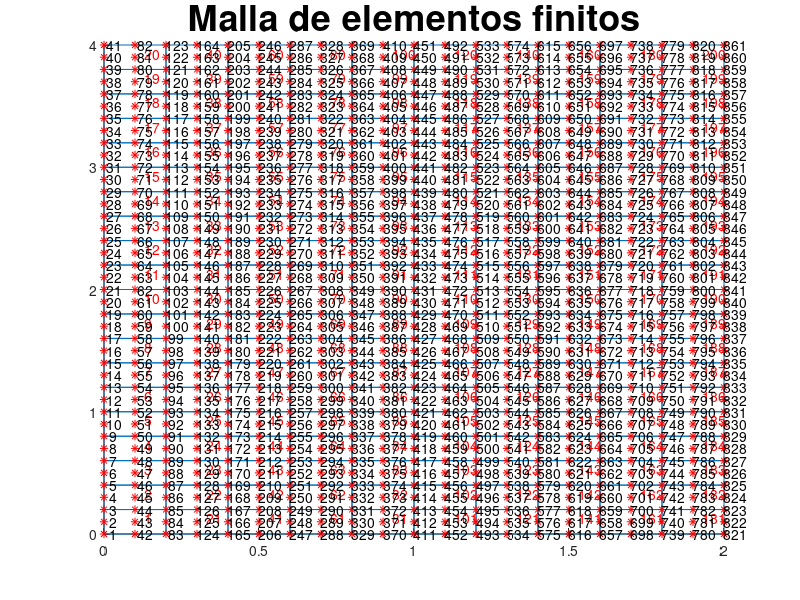

Reproduce this figure in MATLAB. (Note: this script raises an error after producing the figure.)
clear, clc, close all   % borro la memoria, la pantalla y las figuras

% Calculo de los desplazamientos verticales y angulos de giro, las 
% reacciones, los momentos flectores y las fuerzas cortantes en una losa de
% Reissner-Mindlin utilizando los elementos finitos de placa "QL9"

%% defino las variables/constantes
X = 1; Y = 2;        % un par de constantes que ayudaran en la 
ww= 1; tx= 2; ty= 3; % lectura del codigo
E  = 210e9;          % modulo de elasticidad del solido (Pa) = 210GPa
nu = 0.3;            % coeficiente de Poisson
t  = 0.05;           % espesor de la losa (m)
qdistr = -10000;     % carga (N/m^2)

% Definimos la geometria de la losa (generada con generar_malla_losa.m)
load malla_losa
% ya tenemos en la memoria las variables
% xnod - posicion (x,y) de los nodos
% LaG  - definicion de elementos finitos con respecto a nodos

nef   = size(LaG,1);  % numero de EFs (numero de filas de LaG)
nnoef = size(LaG,2);  % numero de nodos por EF
nno   = size(xnod,1); % numero de nodos (numero de filas de xnod)
ngdl  = 3*nno;        % numero de grados de libertad (tres por nodo)

gdl  = [(1:3:ngdl)' (2:3:ngdl)' (3:3:ngdl)']; % nodos vs grados de libertad

%% Se dibuja la malla de elementos finitos
figure; hold on;
cgx = zeros(1,nef); cgy = zeros(1,nef); % almacena el centro de gravedad
for e = 1:nef
   line(xnod(LaG(e,[1:8 1]),X), xnod(LaG(e,[1:8 1]),Y));
   
   % Calculo la posicion del centro de gravedad del elemento finito
   cgx(e) = mean(xnod(LaG(e,:), X));
   cgy(e) = mean(xnod(LaG(e,:), Y));
   h = text(cgx(e)+0.03, cgy(e)+0.03, num2str(e)); set(h,'Color', [1 0 0]);
end
plot(xnod(:,X), xnod(:,Y), 'r*');
text(xnod(:,X), xnod(:,Y), num2str((1:nno)'));
title('Malla de elementos finitos','FontSize', 26);

%% Se cargan las funciones de forma junto con sus derivadas
% Se cargan las funciones de forma del elemento lagrangiano de 9 nodos 
% junto con sus derivadas con respecto a xi y a eta
c9_funciones_forma_lagrangiano_9_nodos    % Nforma, dN_dxi, dN_deta

%% parametros de la cuadratura de Gauss-Legendre (INTEGRACION SELECTIVA)
% se asumira aqui el mismo orden de la cuadratura tanto en la direccion de
% xi como en la direccion de eta

% se utilizara integracion COMPLETA
n_gl = 3; % orden de la cuadratura de GL para la integracion de Kf y Kc

% El comando:
[x_gl, w_gl]  = gausslegendre_quad(n_gl);
% calcula las raices (x_gl) y los pesos (w_gl) de polinomios de Legendre
% >> [x_gl,w_gl] = gausslegendre_quad(2)
% x_gl = [  -0.577350269189626;  0.577350269189626 ];
% w_gl = [   1.000000000000000;  1.000000000000000 ];
% >> [x_gl,w_gl] = gausslegendre_quad(3)
% x_gl = [  -0.774596669241483;                  0; 0.774596669241483 ];
% w_gl = [   0.555555555555556;  0.888888888888889; 0.555555555555556 ];

%% matrices constitutivas del elemento
Df = E/(1-nu^2)* [ 1  nu 0
                   nu 1  0
                   0  0  (1-nu)/2 ];
G = E/(2*(1+nu));  % modulo de rigidez
alpha = 5/6;       % coeficiente de distorsion transversal de la losa de RM
Dc = diag([alpha*G, alpha*G]);
               
Dfg = (t^3/12)*Df; % matriz constitutiva generalizada de flexion
Dcg = t*Dc;        % matriz constitutiva generalizada de cortante

%% se reserva la memoria RAM de diferentes variables
K   = sparse(ngdl,ngdl); % matriz de rigidez global como RALA (sparse)
f   = zeros(ngdl,1);     % vector de fuerzas nodales equivalentes global
idx = cell(nef, 1);      % grados de libertad de cada elemento finito

% en los siguientes contenedores se almacenara la matriz respectiva para 
% cada punto de integracion: 
Nf = cell(nef,n_gl,n_gl); % matrices de funciones de forma calculadas con n_gl puntos de integracion
Bf = cell(nef,n_gl,n_gl); % matrices de deformacion generalizada de flexion
Bc = cell(nef,n_gl,n_gl); % matrices de deformacion generalizada de cortante

%% se ensambla la matriz de rigidez global y el vector de fuerzas nodales
%% equivalentes global
for e = 1:nef      % ciclo sobre todos los elementos finitos
   %% se calcula la matrix de rigidez de flexion Kf del elemento e 
   Kfe = zeros(3*nnoef);
   Kce = zeros(3*nnoef);      
   Mfe = zeros(3*nnoef); % matriz que se utiliza en el calculo de fe
   det_Je = zeros(n_gl); % Jacobianos con n_gl_f puntos de integracion   
   for p = 1:n_gl
      for q = 1:n_gl
         xi_gl  = x_gl(p);        xe = xnod(LaG(e,:),X);
         eta_gl = x_gl(q);        ye = xnod(LaG(e,:),Y);
         [Bf{e,p,q}, Bc{e,p,q}, det_Je(p,q)] = Bf_Bc_QQQQ_L(xi_gl, eta_gl, xe, ye);
         
         % se arman las matrices de rigidez del elemento e
         Kfe = Kfe + Bf{e,p,q}'*Dfg*Bf{e,p,q}*det_Je(p,q)*w_gl(p)*w_gl(q);         
         Kce = Kce + Bc{e,p,q}'*Dcg*Bc{e,p,q}*det_Je(p,q)*w_gl(p)*w_gl(q);                
         
         % Se evaluan las funciones de forma en los puntos de integracion
         % de Gauss-Legendre
         N = Nforma(xi_gl, eta_gl);
         
         Nf{e,p,q} = zeros(3,3*nnoef);
         for i = 1:nnoef
            % Se ensambla la matriz de funciones de forma N
            Nf{e,p,q}(:,3*i-2:3*i) = diag([N(i) N(i) N(i)]);         
         end;                  

         % matriz requerida para calcular el vector de fuerzas nodales 
         % equivalentes (se utiliza la integracion completa)
         Mfe = Mfe + Nf{e,p,q}'*Nf{e,p,q}*det_Je(p,q)*w_gl(p)*w_gl(q);                                              % REVISAR !!!!!!!!!!!!!!!!
      end;
   end;       
   
   %% se calcula el vector de fuerzas nodales equivalentes del elemento e      
   xa = xnod(LaG(e,1),X);   ya = xnod(LaG(e,1),Y);
   xb = xnod(LaG(e,5),X);   yb = xnod(LaG(e,5),Y);
   if (xa >= 0.9999 && xb <= 1.601) && (ya >= 0.9999 && yb <= 2.001)
      ffe = zeros(nnoef, 3); ffe(:,ww) = qdistr;
      ffe = reshape(ffe', 3*nnoef,1);                                                                               % REVISAR !!!!!!!!!!!!!
   else
      ffe = zeros(3*nnoef,1);
   end;  
   fe = Mfe*ffe;   
   
   %% se asocian los grados de libertad del elemento locales a los globales
   idx{e} = [ gdl(LaG(e,1),:)  gdl(LaG(e,2),:)  gdl(LaG(e,3),:)  ...
              gdl(LaG(e,4),:)  gdl(LaG(e,5),:)  gdl(LaG(e,6),:) ...
              gdl(LaG(e,7),:)  gdl(LaG(e,8),:)  gdl(LaG(e,9),:) ];

   %% se procede al ensamblaje
   K(idx{e},idx{e}) = K(idx{e},idx{e}) + Kfe + Kce;
   f(idx{e})        = f(idx{e}) + fe;
end;

%% Muestro la configuracion de la matriz K (K es rala)
figure
spy(K);
title('Los puntos representan los elementos diferentes de cero')

%% grados de libertad del desplazamiento conocidos y desconocidos

% determino los grados de libertad correspondientes a los bordes
lado_x0 = find(abs(xnod(:,X) - 0) < 1e-4);     
lado_y0 = find(abs(xnod(:,Y) - 0) < 1e-4);
lado_x2 = find(abs(xnod(:,X) - 2) < 1e-4);     
lado_y4 = find(abs(xnod(:,Y) - 4) < 1e-4);

c = [ gdl(lado_x0,ww); gdl(lado_x0,ty); 
      gdl(lado_x2,ww); gdl(lado_x2,ty);
      gdl(lado_y0,ww); gdl(lado_y0,tx);
      gdl(lado_y4,ww); gdl(lado_y4,tx) ];

d = setdiff(1:ngdl,c)';

% f = vector de fuerzas nodales equivalentes
% q = vector de fuerzas nodales de equilibrio del elemento
% a = desplazamientos

%| qd   |   | Kcc Kcd || ac |   | fd |  Recuerde que qc = 0
%|      | = |         ||    | - |    |
%| qc=0 |   | Kdc Kdd || ad |   | fc | 

%% extraigo las submatrices y especifico las cantidades conocidas
Kcc = K(c,c); Kcd = K(c,d); fd = f(c);
Kdc = K(d,c); Kdd = K(d,d); fc = f(d);

% f = vector de fuerzas nodales equivalentes
% q = vector de fuerzas nodales de equilibrio del elemento
% a = desplazamientos
ac = zeros(length(c),1); % desplazamientos conocidos en contorno

%% resuelvo el sistema de ecuaciones
ad = Kdd\(fc-Kdc*ac);        % calculo desplazamientos desconocidos
qd = Kcc*ac + Kcd*ad - fd;   % calculo fuerzas de equilibrio desconocidas
a = nan(ngdl,1);     a(c) = ac;   a(d) = ad; % desplazamientos
q = zeros(ngdl,1);   q(c) = qd;              % fuerzas nodales equivalentes

%% imprimo los resultados
format short g
disp('Desplazamientos nodales                      ');
disp('~~~~~~~~~~~~~~~~~~~~~~~~~~~~~~~~~~~~~~~~~~~~~');
vect_mov = reshape(a,3,nno)'; % vector de movimientos
for i = 1:nno
   fprintf('Nodo %3d: w = %12.4g m, tx = %12.4g rad, ty = %12.4g rad\n', ...
      i, vect_mov(i,ww), vect_mov(i,tx), vect_mov(i,ty));
end;

disp(' ');
disp('Fuerzas nodales de equilibrio (solo se imprimen los diferentes de cero)');
disp('~~~~~~~~~~~~~~~~~~~~~~~~~~~~~~~~~~~~~~~~~~~~~~~~~~~~~~~~~~~~~~~~~~~~~~~');
q = reshape(q,3,nno)';
for i = 1:nno   
   if ~isequal(q(i,:),[0 0 0])
      fprintf('Nodo %3d W = %12.4g N, Mx = %12.4g N-m, My = %12.4g N-m\n', ...
         i, q(i,ww), q(i,tx), q(i,ty));
   end;
end;

%% Se dibuja el plano medio de la malla de elementos finitos y las deformaciones de esta
escala = 5000;            % factor de escalamiento de la deformada
xdef   = escala*vect_mov; % posicion de la deformada
figure; 
hold on; 
grid on;
colorbar
for e = 1:nef
   fill3(xnod(LaG(e,[1:8 1]),X), ...
         xnod(LaG(e,[1:8 1]),Y), ...
         xdef(LaG(e,[1:8 1]),ww),...
         xdef(LaG(e,[1:8 1]),ww)); %deformada
end
daspect([1 1 1]); % similar a "axis equal", pero en 3D
axis tight
%colorbar('YTick',-0.6:0.05:0)
title(sprintf('Deformada escalada %d veces', escala), 'FontSize', 20);
view(3);


%% Se dibuja de la malla de elementos finitos y las deformaciones de esta
figure; 
hold on; 
grid on;
colorbar
for e = 1:nef
   c9_dibujar_EF_losa(xnod(LaG(e,:),X), xnod(LaG(e,:),Y), ...
      Nforma, a(idx{e}), t, escala, escala);
end
daspect([1 1 1]); % similar a "axis equal", pero en 3D
axis tight
title(sprintf('Deformada escalada %d veces', escala), 'FontSize', 20);
view(3);

%% En los puntos de integracion de Gauss-Legendre calcular:
%% El vector de momentos flectores y torsores (2x2)
%% El vector de fuerzas cortantes (1x1)
sigmag_f = cell(nef, n_gl, n_gl); % momentos flectores y torsores
sigmag_c = cell(nef, n_gl, n_gl); % fuerzas cortantes
for e = 1:nef      % ciclo sobre todos los elementos finitos
   for p = 1:n_gl
      for q = 1:n_gl
         sigmag_f{e,p,q} = Dfg*Bf{e,p,q}*a(idx{e});
      end
   end
   
   for p = 1:n_gl
      for q = 1:n_gl
         sigmag_c{e,p,q} = Dcg*Bc{e,p,q}*a(idx{e});   
      end
   end
end

%% Se extrapolan los momentos flectores y fuerzas cortantes a los nodos
%% Se extrapolan los esfuerzos y las deformaciones a los nodos
num_elem_ady = zeros(nno,1);  % numero de elementos adyacentes
Mx  = zeros(nno,1);  Qx = zeros(nno,1);
My  = zeros(nno,1);  Qy = zeros(nno,1);
Mxy = zeros(nno,1);

% matriz de extrapolacion de esfuerzos para un elemento lagrangiano de 9
% nodos
A = [ ... 
   3^(1/2)/2 + 1,            -1/2,            -1/2,   1 - 3^(1/2)/2
 3^(1/2)/4 + 1/4, 1/4 - 3^(1/2)/4, 3^(1/2)/4 + 1/4, 1/4 - 3^(1/2)/4
            -1/2,   1 - 3^(1/2)/2,   3^(1/2)/2 + 1,            -1/2
 1/4 - 3^(1/2)/4, 1/4 - 3^(1/2)/4, 3^(1/2)/4 + 1/4, 3^(1/2)/4 + 1/4
   1 - 3^(1/2)/2,            -1/2,            -1/2,   3^(1/2)/2 + 1
 1/4 - 3^(1/2)/4, 3^(1/2)/4 + 1/4, 1/4 - 3^(1/2)/4, 3^(1/2)/4 + 1/4
            -1/2,   3^(1/2)/2 + 1,   1 - 3^(1/2)/2,            -1/2
 3^(1/2)/4 + 1/4, 3^(1/2)/4 + 1/4, 1/4 - 3^(1/2)/4, 1/4 - 3^(1/2)/4
             1/4,             1/4,             1/4,             1/4 ];

for e = 1:nef
   Mx(LaG(e,:),:)  = Mx(LaG(e,:),:)  + A * [ sigmag_f{e,1,1}(1)
                                             sigmag_f{e,1,2}(1)
                                             sigmag_f{e,2,1}(1)
                                             sigmag_f{e,2,2}(1) ];

   My(LaG(e,:),:)  = My(LaG(e,:),:)  + A * [ sigmag_f{e,1,1}(2)
                                             sigmag_f{e,1,2}(2)
                                             sigmag_f{e,2,1}(2)
                                             sigmag_f{e,2,2}(2) ];
                                        
   Mxy(LaG(e,:),:) = Mxy(LaG(e,:),:) + A * [ sigmag_f{e,1,1}(3)
                                             sigmag_f{e,1,2}(3)
                                             sigmag_f{e,2,1}(3)
                                             sigmag_f{e,2,2}(3) ];
                                          
   num_elem_ady(LaG(e,:),:) = num_elem_ady(LaG(e,:),:) + 1;
end

%% Alisado (promedio de los esfuerzos en los nodos)
Mx  =  Mx./num_elem_ady;
My  =  My./num_elem_ady;
Mxy = Mxy./num_elem_ady;

%% Se imprimen y grafican los esfuerzos en los nodos
disp('Esfuerzos (Pa):  (Nodo,Mx,My,Mxy) = '); 
disp([(1:nno)'  Mx  My  Mxy])
figure
subplot(1,3,1); hold on;
for e = 1:nef
   fill(xnod(LaG(e,1:8),X),xnod(LaG(e,1:8),Y),Mx(LaG(e,1:8)))
end;
ylabel('Momentos Mx (N-m/m)','FontSize',26); axis equal tight;
colorbar('Location','SouthOutside')

subplot(1,3,2); hold on;
for e = 1:nef
   fill(xnod(LaG(e,1:8),X),xnod(LaG(e,1:8),Y),My(LaG(e,1:8)))
end;
ylabel('Momentos My (N-m/m)','FontSize',26); axis equal tight;
colorbar('Location','SouthOutside')

subplot(1,3,3); hold on;
for e = 1:nef
   fill(xnod(LaG(e,1:8),X),xnod(LaG(e,1:8),Y),Mxy(LaG(e,1:8)))
end;
ylabel('Momentos Mxy (N-m/m)','FontSize',26); axis equal tight;
colorbar('Location','SouthOutside')


sx = Mx; sy = My; txy = Mxy;
%% Se calculan y grafican para cada elemento los esfuerzos principales y
%% sus direcciones
% NOTA: esto solo es valido para el caso de TENSION PLANA).
% En caso de DEFORMACION PLANA se deben calcular los valores y vectores 
% propios de la matriz de tensiones de Cauchy
%   [dirppales{e}, esfppales{e}] = eig([sx  txy 0    % matriz de esfuerzos
%                                       txy sy  0    % de Cauchy
%                                       0   0   0]);

s1   = (sx+sy)/2 + sqrt(((sx-sy)/2).^2+txy.^2); % esfuerzo normal maximo
s2   = (sx+sy)/2 - sqrt(((sx-sy)/2).^2+txy.^2); % esfuerzo normal minimo
tmax = (s1-s2)/2;                               % esfuerzo cortante maximo
ang  = 0.5*atan2(2*txy, sx-sy); % angulo de inclinacion de s1

%% imprimo los resultados
disp('Nodo, M1(N-m/m), M2(N-m/m),Mtorsor_max(N-m/m), angulo(rad) = '); 
disp([(1:nno)'  s1  s2  tmax  ang])

%% s1, s2, taumax
esc = 0.5; % escala para graficar las flechas

figure
hold on;
for e = 1:nef
   fill(xnod(LaG(e,1:8),X),xnod(LaG(e,1:8),Y),s1(LaG(e,1:8)))
end;

% Grafique lineas que indican las direcciones principales de sigma_1
norma = 1; % = s1 si quiere proporcional
quiver(xnod(:,X),xnod(:,Y),...   % En el nodo grafique una flecha (linea)
   norma.*cos(ang),norma.*sin(ang),... % indicando la direccion principal de sigma_1
   esc,...                       % con una escala esc
   'k', ...                      % de color negro
  'ShowArrowHead','off',...      % una flecha sin cabeza
  'LineWidth',2,...              % con un ancho de linea 2
  'Marker','.');                 % y en el punto (x,y) poner un punto '.'
quiver(xnod(:,X),xnod(:,Y),...   % la misma flecha ahora en la otra direccion,
   norma.*cos(ang+pi),norma.*sin(ang+pi),...  % es decir girando 180 grados
   esc,'k',...
   'ShowArrowHead','off','LineWidth',2,'Marker','.');
axis equal tight;
title('M_1 (N-m/m)','FontSize',26); colorbar

figure
hold on;
for e = 1:nef
   fill(xnod(LaG(e,1:8),X),xnod(LaG(e,1:8),Y),s2(LaG(e,1:8)))
end;
% Grafique lineas que indiquen direcciones principales de sigma_2
norma = 1; % = s2 si quiere proporcional
quiver(xnod(:,X),xnod(:,Y),...             % flecha indicando la direccion
   norma.*cos(ang+pi/2),norma.*sin(ang+pi/2),... % principal de sigma_2
   esc,'k',...
   'ShowArrowHead','off','LineWidth',2,'Marker','.');
quiver(xnod(:,X),xnod(:,Y),...
   norma.*cos(ang-pi/2),norma.*sin(ang-pi/2),...
   esc,'k',...
   'ShowArrowHead','off','LineWidth',2,'Marker','.');
axis equal tight;
title('M_2 (N-m/m)','FontSize',26); colorbar

figure;
hold on;
for e = 1:nef
   fill(xnod(LaG(e,1:8),X),xnod(LaG(e,1:8),Y),tmax(LaG(e,1:8)))
end;
% Grafique lineas que indiquen direcciones principales de Mtorsor_max,
norma = 1; % = tmax si quiere proporcional
quiver(xnod(:,X),xnod(:,Y), ...
       norma.*cos(ang+pi/4),norma.*sin(ang+pi/4),'k',...
       'ShowArrowHead','off','LineWidth',2,'Marker','.');
quiver(xnod(:,X),xnod(:,Y),...
       norma.*cos(ang-pi/4),norma.*sin(ang-pi/4),'k',...
       'ShowArrowHead','off','LineWidth',2,'Marker','.');
quiver(xnod(:,X),xnod(:,Y),...
       norma.*cos(ang+3*pi/4),norma.*sin(ang+3*pi/4),'k',...
       'ShowArrowHead','off','LineWidth',2,'Marker','.');
quiver(xnod(:,X),xnod(:,Y),...
       norma.*cos(ang-3*pi/4),norma.*sin(ang-3*pi/4),'k',...
       'ShowArrowHead','off','LineWidth',2,'Marker','.');
axis equal tight;
title('Mtorsor_{max} (N-m/m)','FontSize',26); colorbar

return; % bye, bye!

%% FALTA DIAGRAMA DE LAS FUERZAS CORTANTES
